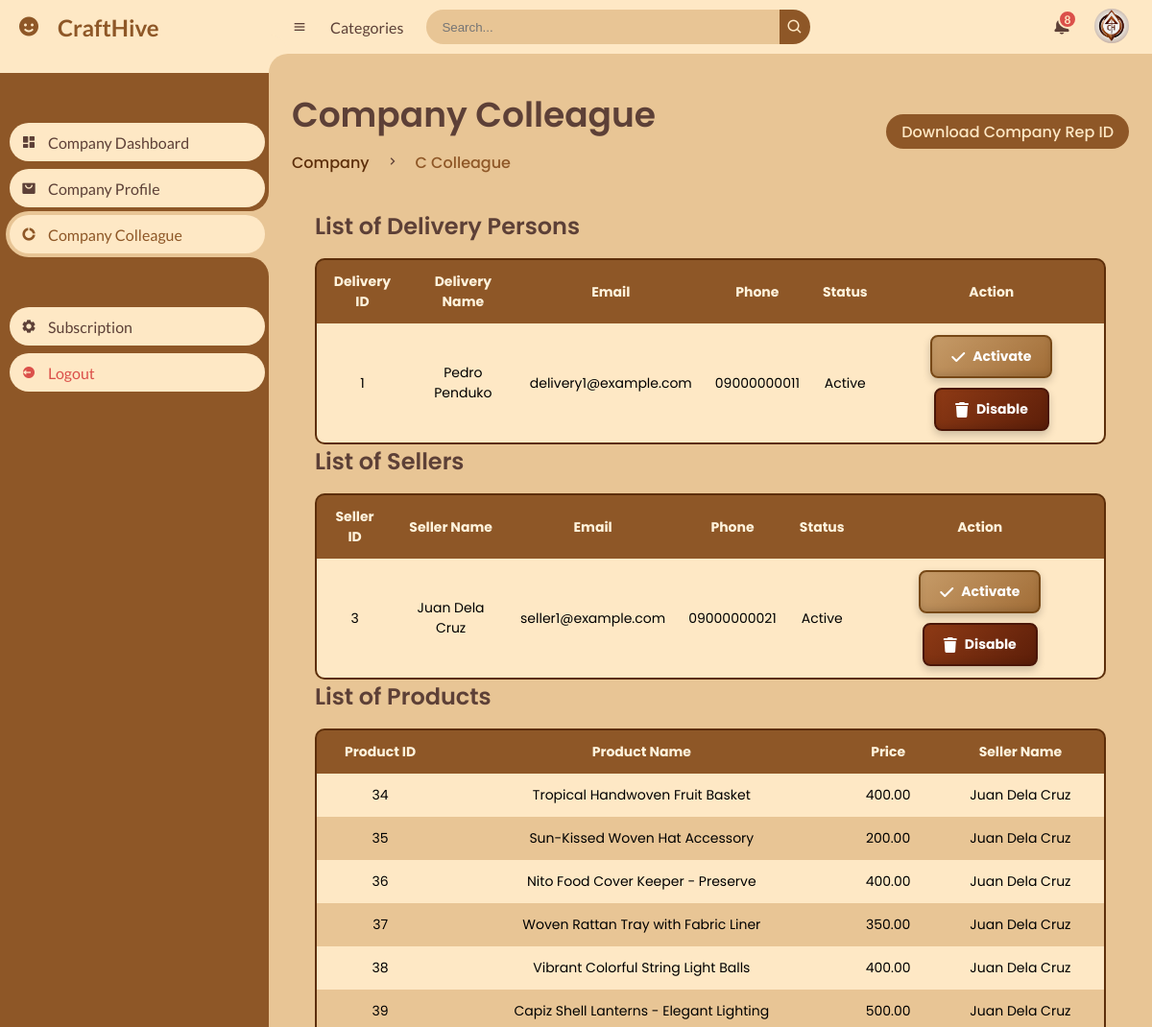
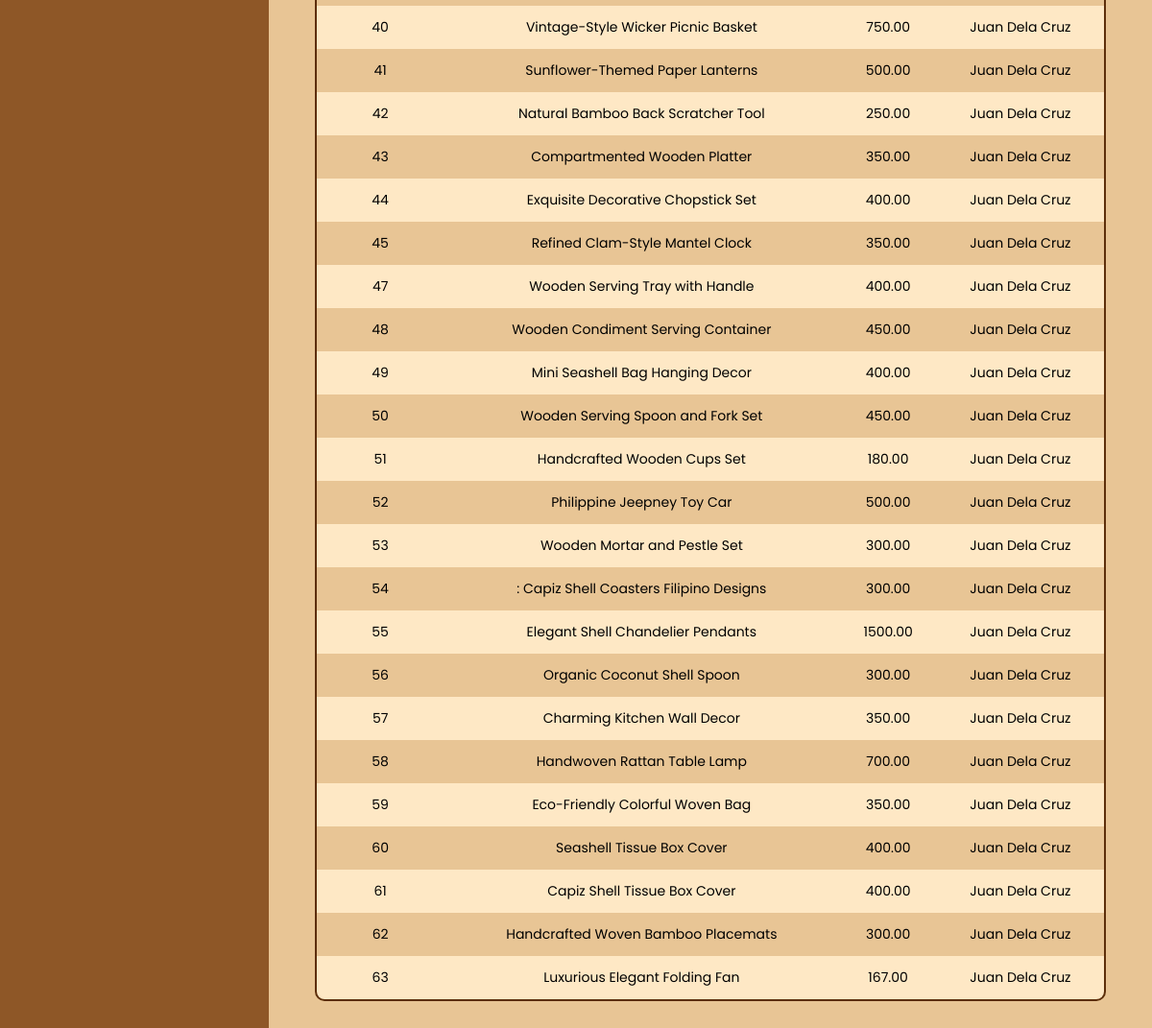
Page /craft_opening/craft_company/colleague.php (signed in) on the committed database (2 pictures, top to bottom).
### tables this page shows
CREATE TABLE `delivery` (
  `deliver_id` int(11) NOT NULL,
  `unique_id` int(11) NOT NULL,
  `company_rep_id` varchar(255) NOT NULL,
  `fname` varchar(255) NOT NULL,
  `lname` varchar(255) NOT NULL,
  `phone` varchar(15) DEFAULT NULL,
  `email` varchar(255) NOT NULL,
  `password` varchar(255) NOT NULL,
  `total_delivered` int(11) DEFAULT 0,
  `status` enum('Active','Inactive') DEFAULT 'Active',
  `created_at` timestamp NOT NULL DEFAULT current_timestamp(),
  `updated_at` timestamp NOT NULL DEFAULT current_timestamp() ON UPDATE current_timestamp()
);

CREATE TABLE `seller` (
  `seller_id` int(11) NOT NULL,
  `unique_id` int(11) NOT NULL,
  `company_rep_id` varchar(255) NOT NULL,
  `fname` varchar(255) NOT NULL,
  `lname` varchar(255) NOT NULL,
  `phone` varchar(15) NOT NULL,
  `email` varchar(255) NOT NULL,
  `password` varchar(255) NOT NULL,
  `status` enum('Active','Inactive') DEFAULT 'Active',
  `commission_rate` decimal(3,2) DEFAULT 0.80,
  `created_at` timestamp NOT NULL DEFAULT current_timestamp(),
  `updated_at` timestamp NOT NULL DEFAULT current_timestamp() ON UPDATE current_timestamp()
);

CREATE TABLE `product` (
  `product_id` int(11) NOT NULL,
  `product_unique_id` int(11) NOT NULL,
  `seller_id` int(11) NOT NULL,
  `company_rep_id` varchar(255) DEFAULT NULL,
  `delivery_id` int(11) DEFAULT NULL,
  `delivery_name` varchar(255) DEFAULT NULL,
  `product_name` varchar(255) NOT NULL,
  `seller_name` varchar(50) DEFAULT NULL,
  `price` decimal(10,2) NOT NULL,
  `size` varchar(100) DEFAULT NULL,
  `color` varchar(100) DEFAULT NULL,
  `shape` varchar(100) DEFAULT NULL,
  `category` varchar(255) DEFAULT NULL,
  `shipping_fee` decimal(10,2) DEFAULT NULL,
  `stocks` int(11) DEFAULT NULL,
  `seller_description` tinytext DEFAULT NULL,
  `image` varchar(255) DEFAULT NULL,
  `status` enum('Active','Inactive') DEFAULT NULL,
  `created_at` timestamp NOT NULL DEFAULT current_timestamp(),
  `updated_at` timestamp NOT NULL DEFAULT current_timestamp() ON UPDATE current_timestamp()
);

### craft_opening/craft_company/colleague.php (the view, shortened to what this page needs)
<?php
include_once '../connection/connect.php';
$rep_unique_id = $_SESSION['unique_id'];
$repIdQuery = "SELECT company_rep_id, commission_rate FROM company WHERE unique_id = ?";
$repIdStmt = $conn->prepare($repIdQuery);
$repIdStmt->bind_param("s", $rep_unique_id);
$repIdStmt->execute();
$repIdResult = $repIdStmt->get_result();
if ($repIdResult->num_rows > 0) {
    $repIdRow = $repIdResult->fetch_assoc();
    $company_rep_id = $repIdRow['company_rep_id'];
} else {
    die("Error: Company Rep ID or Commission Rate not found.");
}
$sellersQuery = "SELECT seller_id, fname, lname, email, phone, status FROM seller WHERE company_rep_id = ?";
$sellersStmt = $conn->prepare($sellersQuery);
$sellersStmt->bind_param("s", $company_rep_id);
$sellersStmt->execute();
$sellersResult = $sellersStmt->get_result();
$productsQuery = "SELECT product_id, product_name, price, seller_name  FROM product WHERE company_rep_id = ?";
$productsStmt = $conn->prepare($productsQuery);
$productsStmt->bind_param("s", $company_rep_id);
$productsStmt->execute();
$productsResult = $productsStmt->get_result();
$deliveryQuery = "SELECT deliver_id, fname, lname, phone, email, status FROM delivery WHERE company_rep_id = ?";
$deliveryStmt = $conn->prepare($deliveryQuery);
$deliveryStmt->bind_param("s", $company_rep_id);
$deliveryStmt->execute();
$deliveryResult = $deliveryStmt->get_result();
?>
<!DOCTYPE html>
<html lang="en">
<head>
    <link rel="stylesheet" href="https://cdnjs.cloudflare.com/ajax/libs/font-awesome/6.0.0/css/all.min.css">
    <link rel="stylesheet" href="../../css/design.css">
    <link href='https://unpkg.com/boxicons@2.0.9/css/boxicons.min.css' rel='stylesheet'>
    <link rel="stylesheet" href="rep-dashboards.css">
</head>
<body>
<section id="sidebar">
		<a href="#" class="brand">
			<i class='bx bxs-smile'></i>
			<span class="text">CraftHive</span>
		</a>
		<ul class="side-menu top">
			<li>
				<a href="dashboard.php">
					<i class='bx bxs-dashboard' ></i>
					<span class="text">Company Dashboard</span>
				</a>
			</li>
			<li>
				<a href="description.php">
					<i class='bx bxs-shopping-bag-alt' ></i>
					<span class="text">Company Profile</span>
				</a>
			</li>
			<li class="active">
				<a href="colleague.php">
					<i class='bx bxs-doughnut-chart' ></i>
					<span class="text">Company Colleague </span>
				</a>
			</li>
		</ul>
		<ul class="side-menu">
			<li>
            <a href="subscription.php">
					<i class='bx bxs-cog' ></i>
					<span class="text">Subscription</span>
				</a>
			</li>
			<li>
				<a href="logout.php" class="logout">
					<i class='bx bxs-log-out-circle' ></i>
					<span class="text">Logout</span>
				</a>
			</li>
		</ul>
	</section>
	<section id="content">
		<nav>
			<i class='bx bx-menu' ></i>
			<a href="#" class="nav-link">Categories</a>
			<form action="#">
				<div class="form-input">
					<input type="search" placeholder="Search...">
					<button type="submit" class="search-btn"><i class='bx bx-search' ></i></button>
				</div>
			</form>
			<a href="#" class="notification">
				<span class="num">8</span>
			</a>
            <a href="#" class="profile">
    <img src="../uploaded_profile/CH-logo.png" alt="Profile Image">
</a>
		</nav>
		<main>
			<div class="head-title">
				<div class="left">
					<h1>Company Colleague</h1>
					<ul class="breadcrumb">
						<li>
							<a href="ch-company.php">Company</a>
						</li>
						<li><i class='bx bx-chevron-right' ></i></li>
						<li>
							<a class="active" href="dashboard.php">C Colleague</a>
						</li>
					</ul>
				</div>
<a href="export_company_rep_id.php" class="btn-download add-btn">Download Company Rep ID</a>
	</div>
<main>
<section id="productTableContainer" class="recent-transactions">
    <h2>List of Delivery Persons</h2>
    <table>
        <thead>
            <tr>
                <th>Delivery ID</th>
                <th>Delivery Name</th>
                <th>Email</th>
                <th>Phone</th>
                <th>Status</th>
                <th>Action</th>
            </tr>
        </thead>
        <tbody>
            <?php if ($deliveryResult->num_rows > 0): ?>
                <?php while ($row = $deliveryResult->fetch_assoc()): ?>
                    <tr>
                        <td><?php echo $row['deliver_id']; ?></td>
                        <td><?php echo $row['fname'] . ' ' . $row['lname']; ?></td>
                        <td><?php echo $row['email']; ?></td>
                        <td><?php echo $row['phone']; ?></td>
                        <td><?php echo $row['status']; ?></td>
                         <td>
                            <a href="javascript:void(0);" class="option-btn" data-id="<?php echo $row['deliver_id']; ?>" onclick="updateDeliveryStatus(this, 'activate')">
                                 <i class="fas fa-check"></i> Activate
                             </a>
                             <a href="javascript:void(0);" class="delete-btn" data-id="<?php echo $row['deliver_id']; ?>" onclick="updateDeliveryStatus(this, 'disable')">
                                <i class="fas fa-trash"></i> Disable
                            </a>
                         </td>
                    </tr>
                <?php endwhile; ?>
            <?php else: ?>
                <tr>
                    <td colspan="6">No delivery persons found.</td>
                </tr>
            <?php endif; ?>
        </tbody>
    </table>
    <h2>List of Sellers</h2>
        <table>
            <thead>
                <tr>
                    <th>Seller ID</th>
                    <th>Seller Name</th>
                    <th>Email</th>
                    <th>Phone</th>
                    <th>Status</th>
                    <th>Action</th>
                </tr>
            </thead>
             <tbody>
                <?php if ($sellersResult->num_rows > 0): ?>
                    <?php while ($row = $sellersResult->fetch_assoc()): ?>
                        <tr>
                            <td><?php echo $row['seller_id']; ?></td>
                            <td><?php echo $row['fname'] . ' ' . $row['lname']; ?></td>
                             <td><?php echo $row['email']; ?></td>
                             <td><?php echo $row['phone']; ?></td>
                            <td><?php echo $row['status']; ?></td>
                           <td>
                                <a href="javascript:void(0);" class="option-btn" data-id="<?php echo $row['seller_id']; ?>" onclick="updateSellerStatus(this, 'activate')">
                                 <i class="fas fa-check"></i> Activate
                                </a>
                                  <a href="javascript:void(0);" class="delete-btn" data-id="<?php echo $row['seller_id']; ?>" onclick="updateSellerStatus(this, 'disable')">
                                  <i class="fas fa-trash"></i> Disable
                                  </a>
                            </td>
                        </tr>
                    <?php endwhile; ?>
                <?php else: ?>
                    <tr>
                        <td colspan="6">No sellers found.</td>
                    </tr>
                <?php endif; ?>
            </tbody>
        </table>
      <h2>List of Products</h2>
         <table>
            <thead>
                <tr>
                  <th>Product ID</th>
                    <th>Product Name</th>
                    <th>Price</th>
                     <th>Seller Name</th>
                </tr>
            </thead>
             <tbody>
                <?php if ($productsResult->num_rows > 0): ?>
                    <?php while ($row = $productsResult->fetch_assoc()): ?>
                        <tr>
                          <td><?php echo $row['product_id']; ?></td>
                            <td><?php echo $row['product_name']; ?></td>
                             <td><?php echo $row['price']; ?></td>
                             <td><?php echo $row['seller_name']; ?></td>
                        </tr>
                    <?php endwhile; ?>
                <?php else: ?>
                    <tr>
                        <td colspan="4">No products found.</td>
                    </tr>
                <?php endif; ?>
            </tbody>
        </table>
  </main>
</body>
</html>

### craft_opening/craft_company/rep-dashboards.css (style rules this page uses)
#content main .head-title .left .breadcrumb li a { color: #5C2E0A; pointer-events: none; font-weight: 500; }
td { text-transform: none; }
.option-btn { margin-bottom: 10px; }
:root { --dark: #5D4037; --blue: #8E5727; --grey-light: #E8C595; --main-bg: #E0E0E0; --light: #FEE8C5; --yellow: #FFD54F; --orange: #FF8A65; --white: #FEE8C5; --grey: #E8C595; }
.recent-transactions { margin-top: 48px; }
.recent-transactions h2 { font-size: 24px; font-weight: 600; margin-bottom: 16px; color: var(--dark); }
.recent-transactions table { width: 100%; border-collapse: collapse; border-radius: 10px; overflow: hidden; background-color: #5C2E0A; border: 2px solid #5C2E0A; }
.recent-transactions table th, .recent-transactions table td { padding: 12px; text-align: center; font-size: 14px; }
.recent-transactions table th { background-color: var(--blue); color: #FFF3DC; font-weight: bold; }
.recent-transactions table td { background-color: var(--white); }
.recent-transactions table tr:nth-child(even) td { background-color: var(--grey-light); }
#sidebar { background-color: #8E5727; }
#sidebar a { color: pink; }
#sidebar .active a { background-color: #3E2723; }
a.delete-btn, a.option-btn { display: inline-flex; align-items: center; justify-content: center; color: #FFF; border-radius: 8px; padding: 10px 20px; font-size: 14px; font-weight: bold; text-decoration: none; cursor: pointer; transition: all 0.3s ease-in-out; box-shadow: 0 4px 8px rgba(0, 0, 0, 0.2), inset 0 -3px 6px rgba(0, 0, 0, 0.1); }
a.delete-btn { background: linear-gradient(135deg, #8E3A15, #5C1E09); border: 2px solid #4A1608; }
a.option-btn { background: linear-gradient(135deg, #C69B68, #A16D37); border: 2px solid #774816; margin-bottom: 10px; }
a.delete-btn i, a.option-btn i { margin-right: 8px; font-size: 16px; }

### craft_opening/craft_company/colleague.php (style rules this page uses)
.recent-transactions { margin-top: 0px; }

### rows in the picture
delivery: deliver_id "1", fname "Pedro", lname "Penduko", email "delivery1@example.com", phone "09000000011", status "Active"
seller: seller_id "3", fname "Juan", lname "Dela Cruz", email "seller1@example.com", phone "09000000021", status "Active"
product: product_id "34", product_name "Tropical Handwoven Fruit Basket", price "400.00", seller_name "Juan Dela Cruz"
product: product_id "35", product_name "Sun-Kissed Woven Hat Accessory", price "200.00", seller_name "Juan Dela Cruz"
product: product_id "36", product_name "Nito Food Cover Keeper - Preserve", price "400.00", seller_name "Juan Dela Cruz"
product: product_id "37", product_name "Woven Rattan Tray with Fabric Liner", price "350.00", seller_name "Juan Dela Cruz"
product: product_id "38", product_name "Vibrant Colorful String Light Balls", price "400.00", seller_name "Juan Dela Cruz"
product: product_id "39", product_name "Capiz Shell Lanterns - Elegant Lighting", price "500.00", seller_name "Juan Dela Cruz"
product: product_id "40", product_name "Vintage-Style Wicker Picnic Basket", price "750.00", seller_name "Juan Dela Cruz"
product: product_id "41", product_name "Sunflower-Themed Paper Lanterns", price "500.00", seller_name "Juan Dela Cruz"
product: product_id "42", product_name "Natural Bamboo Back Scratcher Tool", price "250.00", seller_name "Juan Dela Cruz"
product: product_id "43", product_name "Compartmented Wooden Platter", price "350.00", seller_name "Juan Dela Cruz"
product: product_id "44", product_name "Exquisite Decorative Chopstick Set", price "400.00", seller_name "Juan Dela Cruz"
product: product_id "45", product_name "Refined Clam-Style Mantel Clock", price "350.00", seller_name "Juan Dela Cruz"
product: product_id "47", product_name "Wooden Serving Tray with Handle", price "400.00", seller_name "Juan Dela Cruz"
product: product_id "48", product_name "Wooden Condiment Serving Container", price "450.00", seller_name "Juan Dela Cruz"
product: product_id "49", product_name "Mini Seashell Bag Hanging Decor", price "400.00", seller_name "Juan Dela Cruz"
product: product_id "50", product_name "Wooden Serving Spoon and Fork Set", price "450.00", seller_name "Juan Dela Cruz"
product: product_id "51", product_name "Handcrafted Wooden Cups Set", price "180.00", seller_name "Juan Dela Cruz"
product: product_id "52", product_name "Philippine Jeepney Toy Car", price "500.00", seller_name "Juan Dela Cruz"
product: product_id "53", product_name "Wooden Mortar and Pestle Set", price "300.00", seller_name "Juan Dela Cruz"
product: product_id "54", product_name ": Capiz Shell Coasters Filipino Designs", price "300.00", seller_name "Juan Dela Cruz"
product: product_id "55", product_name "Elegant Shell Chandelier Pendants", price "1500.00", seller_name "Juan Dela Cruz"
product: product_id "56", product_name "Organic Coconut Shell Spoon", price "300.00", seller_name "Juan Dela Cruz"
product: product_id "57", product_name "Charming Kitchen Wall Decor", price "350.00", seller_name "Juan Dela Cruz"
product: product_id "58", product_name "Handwoven Rattan Table Lamp", price "700.00", seller_name "Juan Dela Cruz"
product: product_id "59", product_name "Eco-Friendly Colorful Woven Bag", price "350.00", seller_name "Juan Dela Cruz"
product: product_id "60", product_name "Seashell Tissue Box Cover", price "400.00", seller_name "Juan Dela Cruz"
product: product_id "61", product_name "Capiz Shell Tissue Box Cover", price "400.00", seller_name "Juan Dela Cruz"
product: product_id "62", product_name "Handcrafted Woven Bamboo Placemats", price "300.00", seller_name "Juan Dela Cruz"
product: product_id "63", product_name "Luxurious Elegant Folding Fan", price "167.00", seller_name "Juan Dela Cruz"
